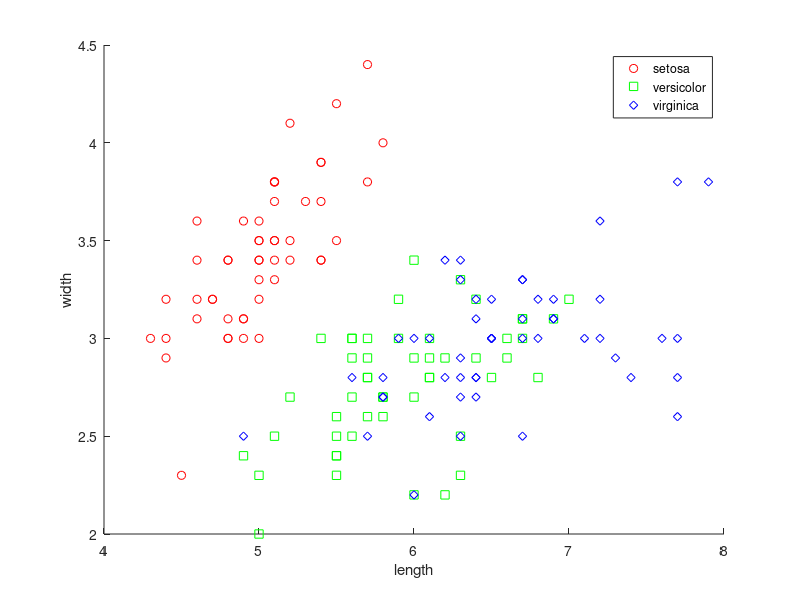

Here is the MATLAB script that generated this plot: (Note: this script raises an error after producing the figure.)
%あやめデータの読み込み
load fisheriris
%meas(:, 1-4) : がく片の長さと幅、花弁の長さと幅に関する測定値
X = meas(:, 1:2);

% species : あやめの種(setosa, versicolor, virginica)
figure, gscatter(X(:,1), X(:,2), species, 'rgb', 'osd');
xlabel('length');
ylabel('width');

%教師ありのプロット
lda = fitcdiscr(X, species);
ldaClass = resubPredict(lda);

%教師あり学習
figure, gscatter(X(:,1), X(:,2), ldaClass, 'rgb', 'osd');

